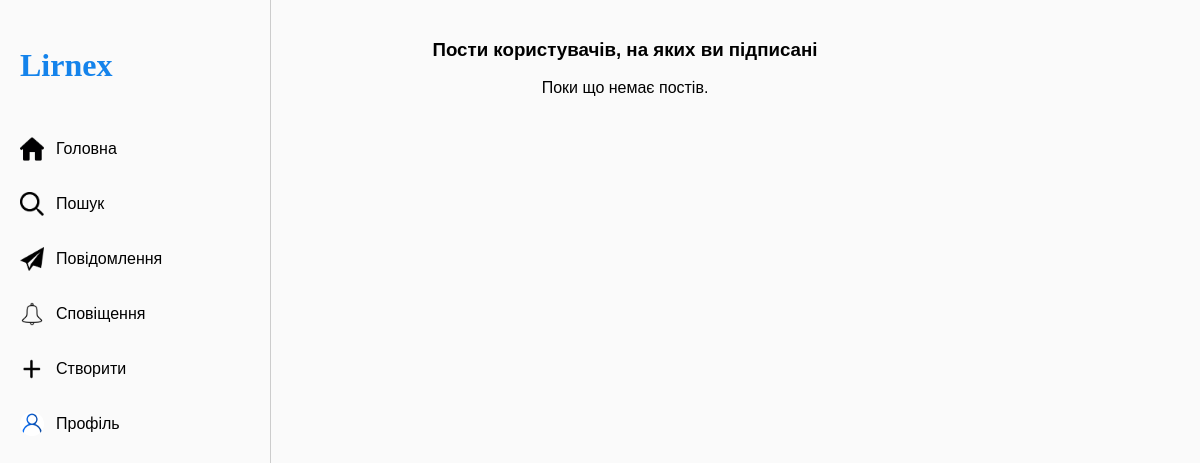
Page / (signed in) on the earlier database version.
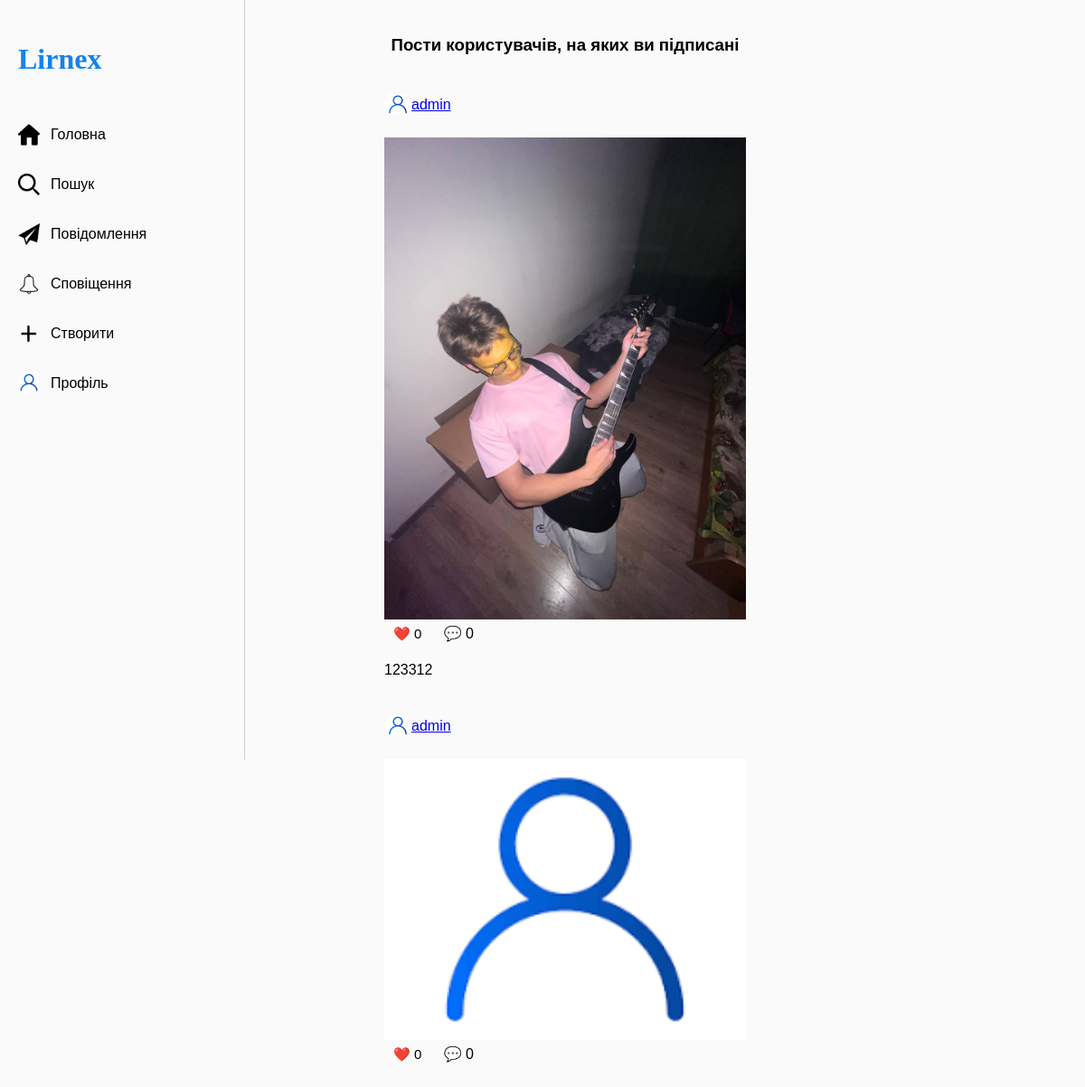
Same page on the later database version.
### basic/models.py (models this page shows, shortened)
class Post(models.Model):
    author = models.ForeignKey(User, on_delete=models.CASCADE)
    caption = models.TextField(blank=True)
    created_at = models.DateTimeField(auto_now_add=True)
    likes = models.ManyToManyField(User, related_name="liked_posts", blank=True)

class Media(models.Model):
    post = models.ForeignKey(Post, on_delete=models.CASCADE, related_name='media')
    file = models.FileField(upload_to='uploads/', null=True, blank=True)
    def is_image(self):
        return self.file.name.lower().endswith(('.png', '.jpg', '.jpeg', '.gif', '.webp'))

### user/models.py (models this page shows)
class Profile(models.Model):
    user = models.OneToOneField(User, on_delete=models.CASCADE)
    bio = models.TextField(max_length=120,blank=True, null=True)
    photo_profile = models.ImageField(upload_to='profile_photos/',  default='profile_photos/default.png',blank=True)
    birthday = models.DateField(blank=True, null=True)
    create_at = models.DateTimeField(auto_now_add=True)
    following = models.ManyToManyField('self', symmetrical=False, related_name='followers', blank=True)

### basic/views.py (the view)
# urls.py: path('', views.BasicHomeView.as_view(), name="home"),
class BasicHomeView(ListView):
    model = Post
    template_name = "basic/home_page.html"
    context_object_name = "posts"
    def get_queryset(self):
        if self.request.user.is_authenticated:
            user_profile = self.request.user.profile
            following_profiles = user_profile.following.all()  # подписки
            qs = Post.objects.filter(author__profile__in=following_profiles).order_by('-created_at')
            for post in qs:
                post.liked_by_user = post.likes.filter(pk=self.request.user.pk).exists()
            return qs
        else:
            return Post.objects.none()  # если аноним — ничего не показываем
    def get_context_data(self, **kwargs):
        context = super().get_context_data(**kwargs)
        if self.request.user.is_authenticated:
            user_profile = self.request.user.profile
            context['recommended'] = user_profile.following.all()[:5]
        else:
            context['recommended'] = []
        return context

### basic/context_processors.py (called while the page is built)
def unread_notifications(request):
    if request.user.is_authenticated:
        return {
            'unread_notifications': Notification.objects.filter(
                to_user=request.user,
                is_read=False
            ).count()
        }
    return {}

### basic/templates/basic/home_page.html (shortened to what this page needs)
{% extends 'basic/home.html' %}
{% block content %}
<div class="feed-container">
<h3 style="text-align: center;">Пости користувачів, на яких ви підписані</h3>
{% for post in posts %}
<div class="post">
    <div class="creator">
        <h4>
            <img src="{{ post.author.profile.photo_profile.url }}" class="profile-pic"
                 style="width:30px; height:30px; border-radius:50%;">
        </h4>
        <a href="{% url 'user:profile' post.author.username %}">
            {{ post.author.username }}
        </a>
    </div>
    {% for media in post.media.all %}
    <a href="{% url 'basic:post_detail' post.pk %}" class="post-link">
        {% if media.is_image %}
            <img src="{{ media.file.url }}" alt="" style="max-width:400px;">
        {% elif media.is_video %}
            <video controls style="max-width:400px;">
                <source src="{{ media.file.url }}" type="video/mp4">
            </video>
        {% endif %}
    {% endfor %}
    </a>
    <button type="button"
            class="like-btn {% if post.liked_by_user %}liked{% endif %}"
            data-id="{{ post.id }}">
        ❤️ <span class="like-count">{{ post.likes.count }}</span>
    </button>
    <a href="{% url 'basic:post_detail' post.pk %}" class="post-link comment-btn">
        💬 {{ post.comments.count }}
    </a>
    {{ post.caption|linebreaks }}
</div>
{% empty %}
<p style="text-align: center;">Поки що немає постів.</p>
{% endfor %}
</div>
{% endblock %}

Differences in the rows shown:
added Post: author.profile.photo_profile (placeholder picture), author.username "admin", likes.count "0", comments.count "0", caption "123312"
added Media: file (picture), shown under "admin"
added Post: author.profile.photo_profile (placeholder picture), author.username "admin", likes.count "0", comments.count "0"
added Media: file (placeholder picture), shown under "admin"
Other differences:
text no longer shown: "Поки що немає постів."
